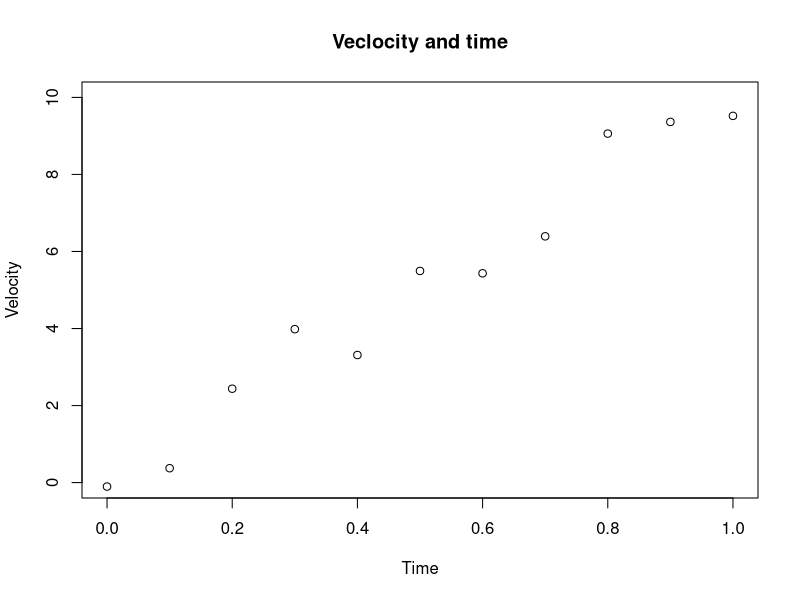
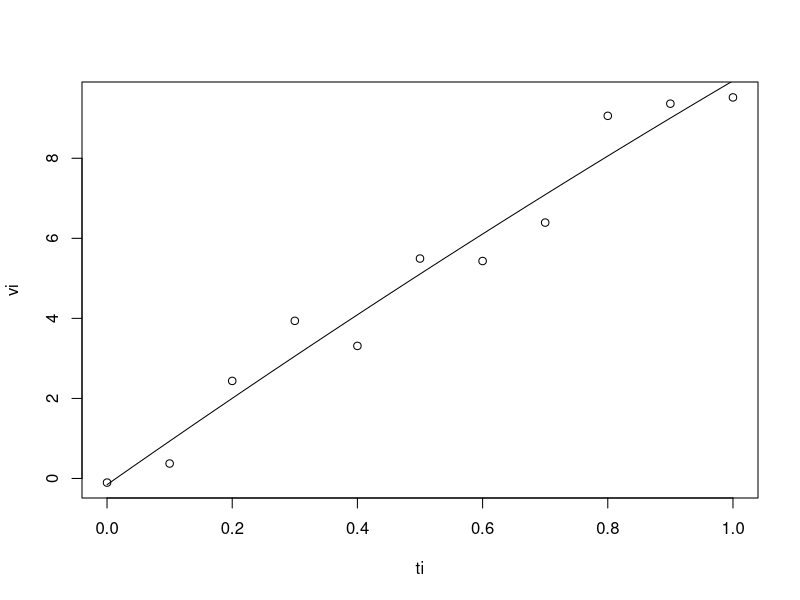

Source code (R) for these figures, in order:
#bai tap vn 2
a <- rnorm(10, 100, 15)
a

time <- c(0.00, 0.10, 0.20, 0.30, 0.40, 0.50, 0.60, 0.70, 0.80, 0.90, 1.00)
velocity <- c(-0.10290, 0.37364, 2.43748, 3.98386, 3.31230, 5.49472, 5.43325, 6.39321, 9.06048, 9.36416, 9.52066)

# Tạo biểu đồ
plot(time, velocity,
     xlab = "Time",
     ylab = "Velocity",
     main = "Veclocity and time",
     ylim = c(0,10))

#bai 1
# Nhập dữ liệu
ti = seq(0,1,by=0.1);
vi = c(-0.10290, 0.37364, 2.43748, 3.93836, 3.31230, 5.49472, 5.43325, 6.39321, 9.06048, 9.36416, 9.52066)
# Minh họa dữ liệu va ve bieu do
plot(ti,vi)

# Thiết lập hệ phương trình
n <- 2
V <- matrix(nrow = n+1, ncol = n+1)
Y <- vector()
for(i in 0:n)
{
  for(j in 0:n)
  {
    V[i+1, j+1] <- sum(ti^(j+i))
  }
  Y[i+1] <- sum(vi*ti^i)
}
# Giải hệ phương trình ở đây
Coe <- solve(V,Y)


# Vẽ đường thẳng
t <- seq(0,1,by=0.01)
v <- Coe[1]
for( i in 1:n)
{
  v <- v + Coe[i+1]*t^i
}
lines(t,v)
model <- lm(vi ~ ti)
summary(model)
#RSS = vi - (a+b*i)
#chi2 <- sum((vi-a-b*ti)^2)
